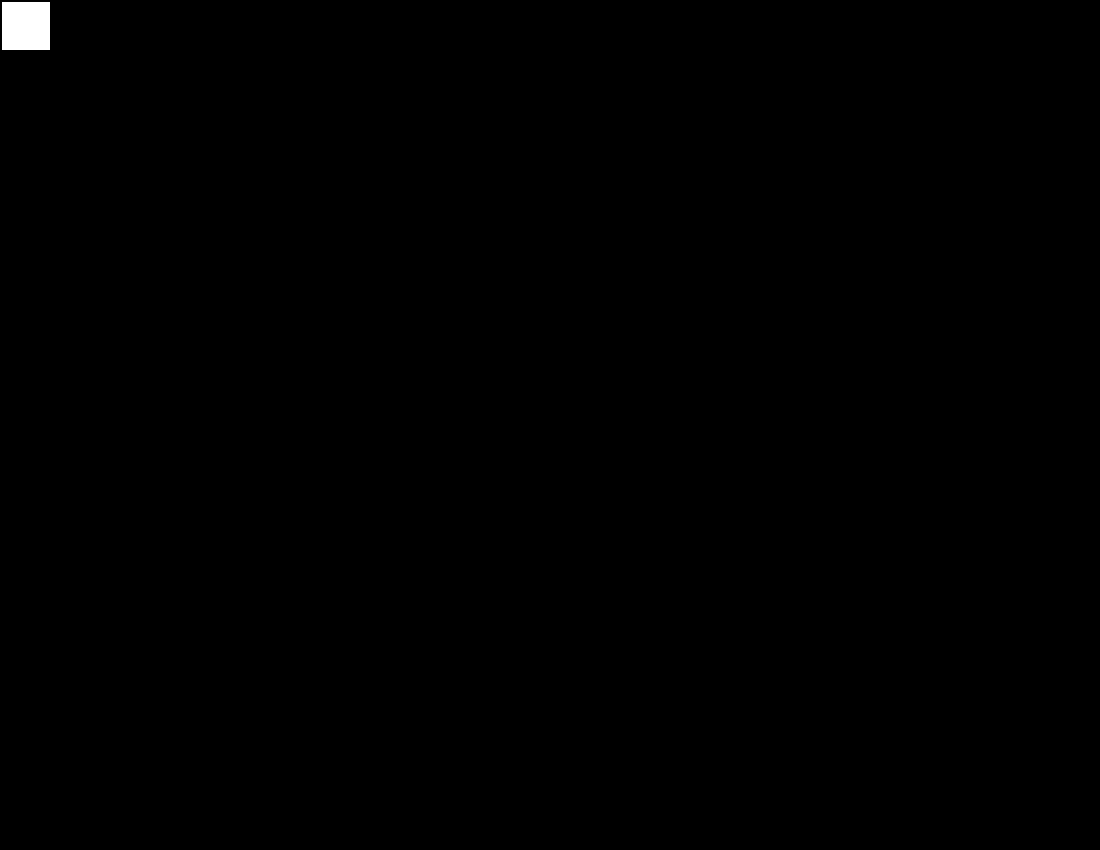
Frame 1 (no input)
Frame 60 (the mouse pressed at the canvas centre just before this capture): identical to frame 1, image omitted
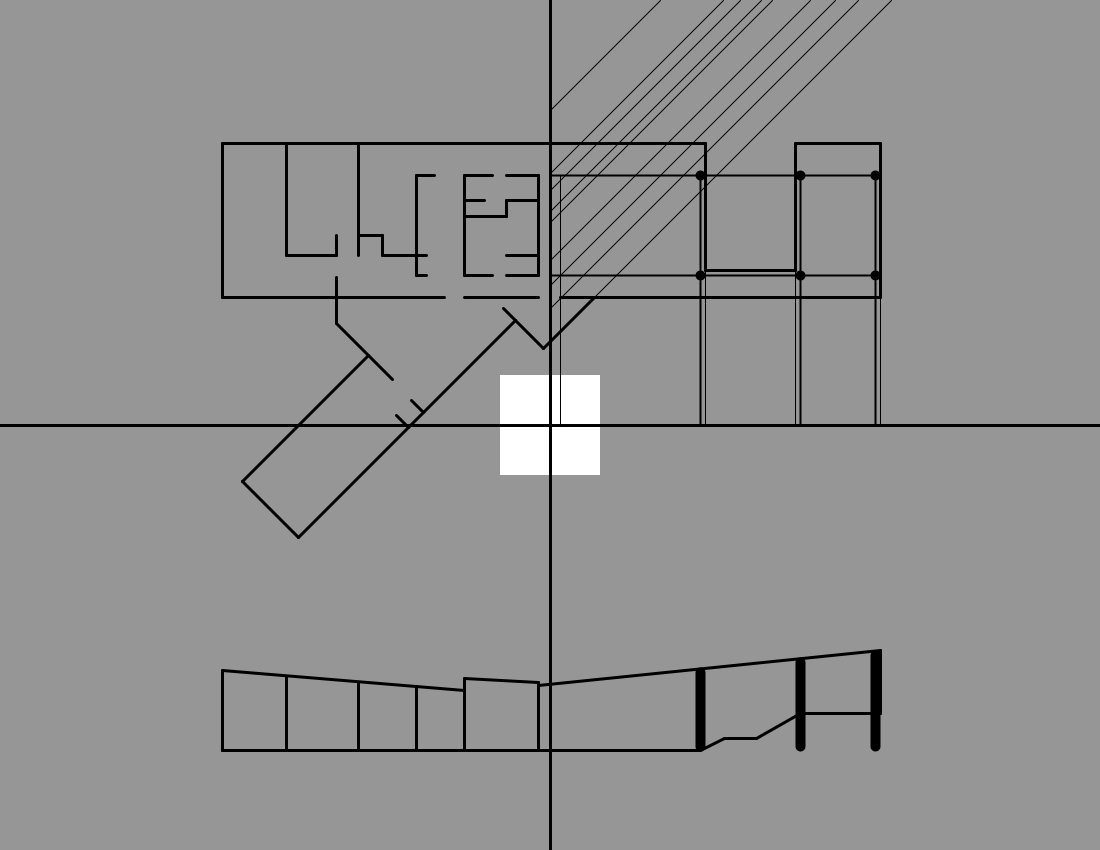
Frame 120 (the mouse held since frame 60 and released just before this capture)

The Processing sketch that drew these frames (run headless with seeded random() and noise(); from frame 60 on, the mouse is pressed at the canvas centre):

// Processing sketch: processing_58035
// ── processing_58035.pde

// Created by Joseph Kennedy
// ARCH 2503 Digital Media, Department of Architecture, Cornell AAP
// Artigas Residence, by João Batista Vilanova Artigas


//Variables
int count;
int click = 10;
int a = 0;
int b = 0;

//Scale
void setup() {
  fill(255);
  size(1100, 850);
  smooth();
}

void draw() {
 //Background
  fill(255);
  rect(0,0,1100,850);
 
 //Obscure
  if(keyPressed) {
    if (key == 'z' || key== 'Z') {
      fill(0);
      rect(b+700,b+175,a+100,a+100);
      a+=2;
      b--;
    }
  }

 //Mask
    if(mousePressed) {
    fill(150);
  } else {
    fill(0);
  }
  
  noStroke();
  rect(0,0,mouseX-50,height);
  rect(mouseX+50,0,width,height);
  rect(0,0,width,mouseY-50);
  rect(0,mouseY+50,width,height);
  
  //Expanding Illumination
   if(keyPressed) {
    if (key == 'a' || key== 'A') {
      fill(255);
      rect(b+700,b+175,a+100,a+100);
      a+=2;
      b--;
    }
  }

  
  //Reset Values
  if(keyPressed) {
    int keyIndex = -1;
    if (key >= 'A' && key <= 'Z') {
      keyIndex = key - 'A';
    } 
    else if (key >= 'a' && key <= 'z') {
      keyIndex = key - 'a';
    }
    if (keyIndex == -1) {
      a=0;
      b=0;
    }
  }
  
 //Columns
  stroke(0);
  column(875,175);
  column(875,275);
  column(800,175);
  column(800,275);
  column(700,175);
  column(700,275);
//Plan 
 //Exterior Partition
  strokeWeight(3);
  line(880,143,880,297);
  line(880,143,795,143);
  line(880,297,560,297);
  line(538,297,464,297);
  line(444,297,222,297);
  line(222,143,222,297);
  line(222,143,705,143);
  line(705,143,705,270);
  line(705,270,795,270);
  line(795,270,795,143);

//Interior Partition
  line(538,275,538,175);
  line(538,275,506,275);
  line(538,175,506,175);
  line(538,200,506,200);
  line(538,255,506,255);
  
  line(464,275,464,175);
  line(464,275,492,275);
  line(464,175,492,175);
  line(464,200,484,200);
  line(464,216,506,216);
  line(506,216,506,200);
  
  line(426,275,416,275);
  line(416,275,416,175);
  line(416,175,434,175);
  line(426,255,382,255);
  line(382,255,382,235);
  line(382,235,358,235);
  line(358,255,358,143);
  
  line(336,255,336,235);
  line(286,255,336,255);
  line(286,255,286,143);
  
  line(336,323,336,277);
  line(336,323,392,379);
  line(368,355,242,481);
  line(242,481,298,537);
  line(298,537,515,320);
  line(408,427,396,415);
  
  line(423,412,411,400);
  line(515,320,503,308);
  line(515,320,543,348);
  line(543,348,594,297);
 
//Section
  //Columns
  strokeWeight(10);
  line(875,746,875,655);
  line(800,746,800,662);
  line(700,746,700,672);
  
  //Walls
  strokeWeight(3);
  line(880,713,880,650);
  line(538,750,538,682);
  line(464,750,464,678);
  line(416,750,416,686);
  line(358,750,358,682);
  line(286,750,286,676);
  line(222,750,222,670);
  
  //Roof
  line(538,685,880,650);
  line(538,682,464,678);
  line(222,670,464,690);
  
  //Floor
  line(222,750,700,750);
  line(880,713,800,713);
  line(800,713,756,738);
  line(756,738,724,738);
  line(724,738,700,750);
  
 //Construction Lines
  float mx1 = constrain(mouseX,0,700);
  float mx2 = constrain(mouseX,875,1200);
  strokeWeight(2);
  line(mx2,175,mx1,175);
  line(mx2,275,mx1,275);

  float my1 = constrain(mouseY,0,175);
  float my2 = constrain(mouseY,275,850);
  strokeWeight(2);
  line(700,my2,700,my1);
  line(800,my2,800,my1);
  line(875,my2,875,my1);
  
construction1(560);  
construction1(538);
construction1(506);
construction1(492);
construction1(484);
construction1(464);
construction1(444);
construction1(434);
construction1(426);
construction1(416);    
construction1(382);
construction1(358);
construction1(336);  
construction1(286);  
construction1(222);

construction1(705);
construction1(795);
construction1(880);

construction2(506,200);
construction2(506,255);
construction2(464,216);
construction2(358,235);
construction2(222,143);
construction2(222,297);

construction3(660);
construction3(723);
construction3(740);
construction3(761);
construction3(772);
construction3(810);
construction3(835);
construction3(858);
construction3(891);

  //Crosshairs
  for (int count=0; count < click; count++) { 
    stroke(0);
    strokeWeight(2);
    line(mouseX,0,mouseX,height);
  }
  for (int count=0; count < click; count++) {
    stroke(0);
    strokeWeight(2);
    line(0,mouseY,width,mouseY);
  }  
  
//Blocked Spaces
 solid('c',600,275,-30,-40);
 solid('d',538,275,-32,-19);
 solid('e',538,255,-32,-54);
 solid('f',426,275,-9,-19);
 solid('g',426,255,-9,-79);
 solid('h',416,255,-33,-19);
 solid('i',382,255,-23,-19);
 solid('j',336,255,-49,-19);
 solid('k',336,297,-113,-19);
 solid2('l',408,427,396,415,411,400,423,412);
 solid2('m',411,400,423,412,515,320,503,308);
 stairs('n',708,270);
 solid('o',796,144,84,153);
 solid('p',705,144,-166,153);
 solid('b',505,275,-40,-58);
 solid('r',506,216,-41,-15);
 solid('s',465,176,73,24);
 solid('t',464,275,-36,-99);
 solid('u',416,235,-57,-91);
 solid('v',358,235,-71,-91);
 solid('w',286,297,-63,-153);
 solid('w',338,297,-52,-41);
 solid2('x',423,412,299,536,244,481,369,356);
 solid2('y',424,412,515,320,337,298,337,323);
 solid2('y',337,298,337,323,515,320,494,298);
 solid2(',',494,298,543,348,594,297,594,297);
 solid('.',337,297,79,-41);
 solid(';',416,297,123,-21);
 solid('[',539,144,-123,31); 

}

//Functions
void solid(int z,int u1,int u2,int u3, int u4) {
  fill(255);
  noStroke();
  if (key == z || key == Z) {
    rect(u1,u2,u3,u4);
    if (u1 > 538) {
      quad(u1,750,u1+u3,750,u1+u3,741-.10234*u1-.10234*u3,u1,741-.10234*u1);
    }
    if (u1 <= 538 && u1 > 464) {
      quad(u1,750,u1+u3,750,u1+u3,654+.054*u1+.054*u3,u1,654+.054*u1);
    }
    if (u1 <= 464) {
      quad(u1,750,u1+u3,750,u1+u3,654+.08196*u1+.08196*u3,u1,654+.08196*u1);
   }
  }
 }
 
void solid2(int z2,int w1,int w2,int w3,int w4,int w5,int w6, int w7, int w8) {
  fill(255);
  noStroke();
  if (key == z2) {
    quad(w1,w2,w3,w4,w5,w6,w7,w8);
  }
 }
 
void stairs(int z3,int v1,int v2) {
  stroke(255);
  strokeWeight(2);
  if (key == z3) {
    line(v1,v2,v1,v2+27);
    line(v1+6,v2,v1+6,v2+27);
    line(v1+12,v2,v1+12,v2+27);
    line(v1+18,v2,v1+18,v2+27);
    line(v1+24,v2,v1+24,v2+27);
    
    line(v1+44,v2,v1+44,v2+27);
    line(v1+50,v2,v1+50,v2+27);
    line(v1+56,v2,v1+56,v2+27);
    line(v1+62,v2,v1+62,v2+27);
    line(v1+68,v2,v1+68,v2+27);
    line(v1+74,v2,v1+74,v2+27);
    line(v1+80,v2,v1+80,v2+27);
    line(v1+86,v2,v1+86,v2+27);
  }
}
    
void column(int x, int y) {
  fill(0);
  ellipse(x, y, 8, 8);
}

void construction1(int x1) {
  if(mouseX <= x1) {
  float my3 = constrain(mouseY,0,175);
  float my4 = constrain(mouseY,275,850);
  strokeWeight(1);
  line(x1,my4,x1,my3);
  }
}

void construction2(int x2,int y2) {
  if(mouseX <= x2) {
  float mx5 = constrain(mouseX,0,700);
  float mx6 = constrain(mouseX,875,1100);
  strokeWeight(1);
  line(mx6,y2,mx5,y2);
  }
}


void construction3(int x3) {
   strokeWeight(1);
   if(x3-mouseX < mouseY && mouseY >= 297) {
     line(x3,0,mouseX,x3-mouseX);
   }
   if(x3-mouseX > mouseY && mouseY >= 297) {
     line(x3,0,x3-mouseY,mouseY);
   }     
}
